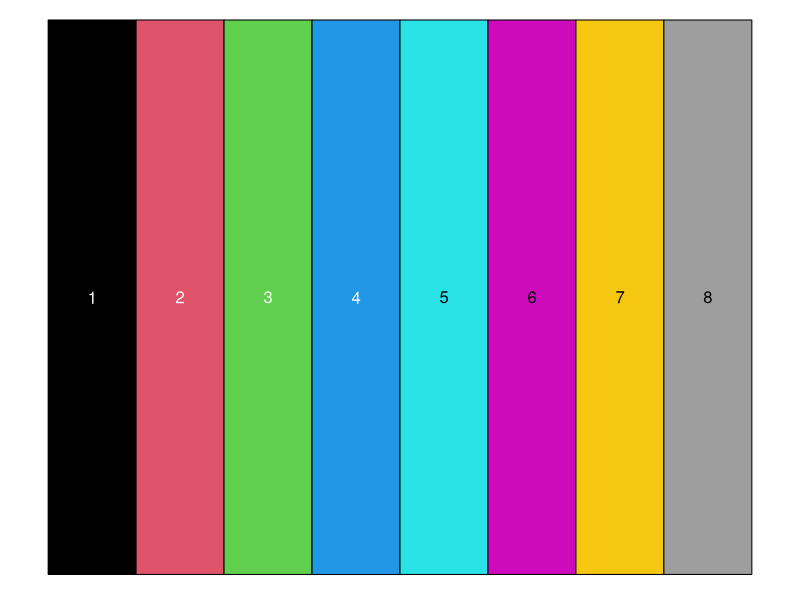

Source code (R):
par(mar = c(1,1,1,1))
barplot(rep(1,8),col = 1:8,space = 0,axes = F)
text((1:4)-0.5,rep(0.5,4),as.character(1:4),col = "white")
text((5:8)-0.5,rep(0.5,4),as.character(5:8),col = "black")